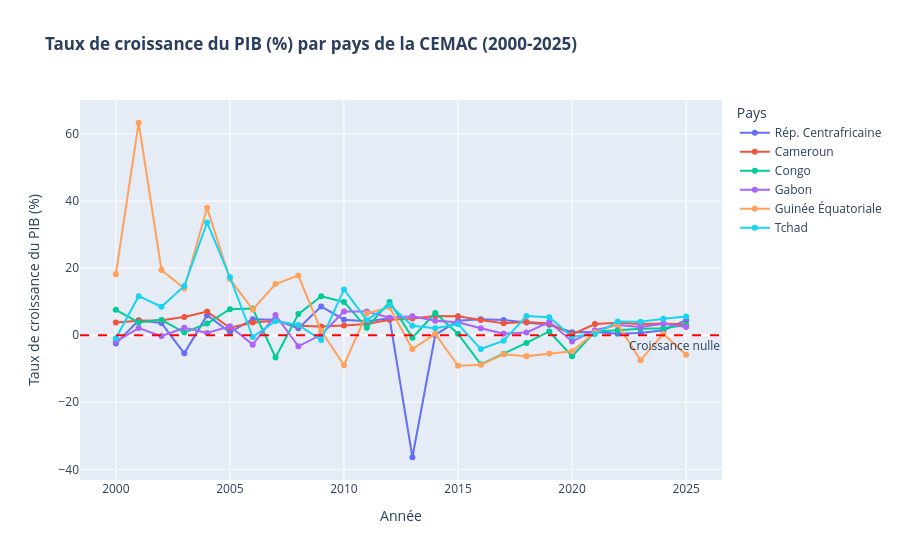

This figure's notebook cell:
### Markdown cell above
## Croissance du PIB

### Code cell
fig_croissance = px.line(
    df_recent,
    x="Annee",
    y="Croissance_PIB_pct",
    color="Pays",
    markers=True,
    title="<b>Taux de croissance du PIB (%) par pays de la CEMAC (2000-2025)</b>",
    labels={"Annee": "Année", "Croissance_PIB_pct": "Taux de croissance du PIB (%)", "Pays": "Pays"},
    hover_data = {"PIB_USD" : ":,.0f"}
)

fig_croissance.add_hline(y=0, line_dash="dash", line_color="red", annotation_text="Croissance nulle", annotation_position="bottom right")
fig_croissance.update_layout(
    legend_title_text="Pays", 
    hovermode="x unified",
    legend_title = "Pays"
)
fig_croissance.show()
